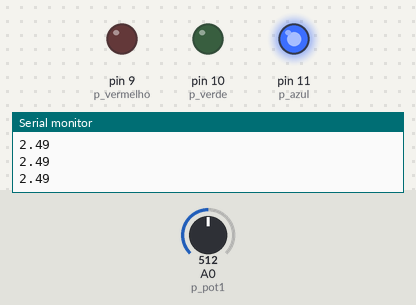
A sketch run on a simulated Arduino Uno, built with avr-gcc and run on an emulated ATmega328P. On the bench: output pins drawn as LEDs (lit = HIGH), the last lines printed to the serial monitor. The test bench sets the inputs (shaded band); at power-on: A0 (p_pot1) = 512.

Above: at 1.2 s.
1.3 s: A0 (p_pot1) set to 659
2.8 s: A0 (p_pot1) set to 693
At 4.0 s:
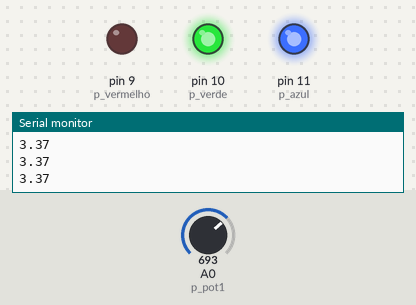
4.3 s: A0 (p_pot1) set to 993
5.8 s: A0 (p_pot1) set to 1015
At 6.3 s:
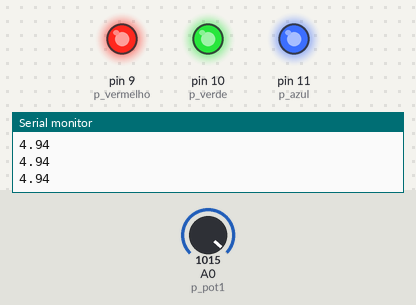
7.3 s: A0 (p_pot1) set to 327
At 8.5 s:
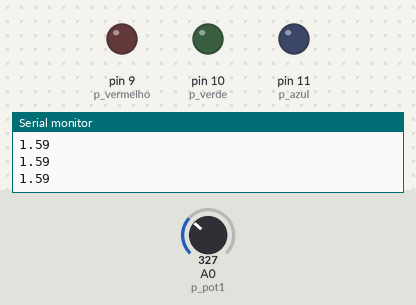
8.8 s: A0 (p_pot1) set to 345
At 9.6 s:
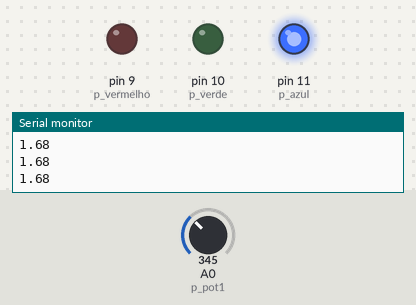
Timing chart, 0 to 11.3 s (numbered marks = the images above; inputs shaded):
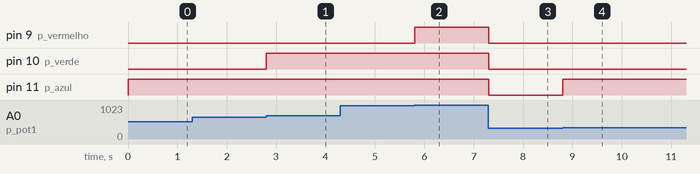

The sketch:

Potenciometro_LED.ino
```cpp
int const p_vermelho = 9; // pino vermelho
int const p_verde = 10; // pino verde
int const p_azul = 11; // pino azul
int p_pot1 = A0; // pino analogico

int pot1 = 0;

void setup()
{
  // configurando os pinos
  pinMode(p_vermelho, OUTPUT);
  pinMode(p_verde, OUTPUT);
  pinMode(p_azul, OUTPUT);
  Serial.begin(9600);
}

void loop()
{
  // lendo o potenciometro
  pot1 = analogRead(p_pot1);

  // led
  if (pot1 > 337)
  {

    digitalWrite(p_azul, HIGH);
  }

  else
  {

    digitalWrite(p_azul, LOW);
  }

    if (pot1 > 675)
  {

    digitalWrite(p_verde, HIGH);

  }

  else
  {

    digitalWrite(p_verde, LOW);

  }

    if (pot1 > 1000)
  {
    digitalWrite(p_vermelho, HIGH);

  }

  else
  {
    digitalWrite(p_vermelho, LOW);

  }
  // enviando a mensagem pela portsa serial
  Serial.println(0.00487 * pot1);
}
```

Measured:
- the behaviour switches between 675 and 676 on A0 (p_pot1) (found by bisection; images 0 and 1)
- the behaviour switches between 1000 and 1001 on A0 (p_pot1) (found by bisection; images 1 and 2)
- the behaviour switches between 337 and 338 on A0 (p_pot1) (found by bisection; images 3 and 4)
- after the input at 2.8 s, pin 10 (p_verde): LOW → HIGH at once
- after the input at 5.8 s, pin 9 (p_vermelho): LOW → HIGH at once
- after the input at 7.3 s, pin 9 (p_vermelho), pin 10 (p_verde), pin 11 (p_azul): HIGH → LOW at once
- after the input at 8.8 s, pin 11 (p_azul): LOW → HIGH at once
